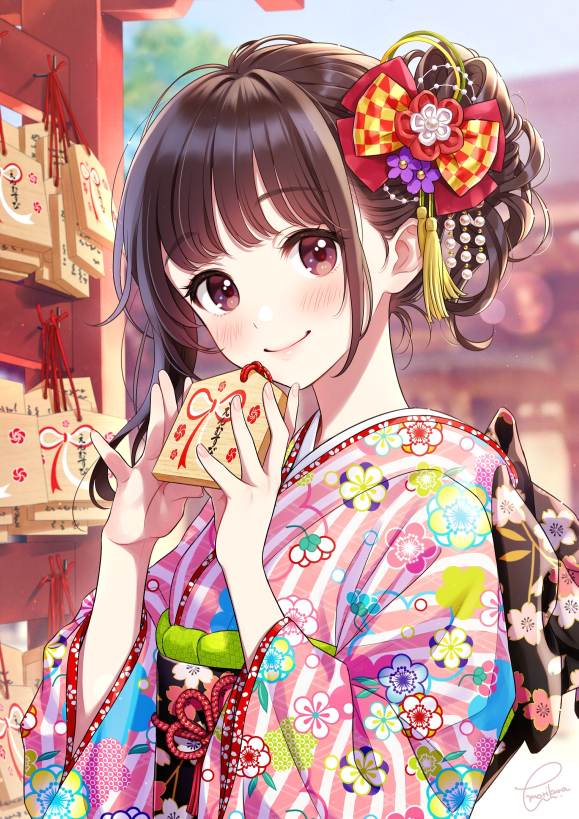
#> input picture test_4.png, 1157 x 1637 px (shown at 1/2 size)
$ python 'chapter1_Transform_color_See through.py'
#> lines starting #> are read from the running program, lines starting #| are printed output that depends on the picture
from skimage.transform import ProjectiveTransform
from skimage.io import imread
import numpy as np
import matplotlib as plt

im_src=imread('test_4.png')
#> im_src is the input picture: shape (1637, 1157, 3); mean R, G, B 191.5, 150.6, 147.7
height,width,dim =im_src.shape
#> height = 1637; width = 1157; dim = 3
im_dst=np.zeros((height,width,dim))

pt=ProjectiveTransform()
src=np.array([[295,174],[540,146],[400,777],[60,422]])
dst=np.array([[0,0],[height-1,0],[height-1,width-1],[0,width-1]])

x,y=np.mgrid[:height,:width]
dst_indices=np.hstack((x.reshape(-1,1),y.reshape(-1,1)))
src_indices=np.round(pt.inverse(dst_indices),0).astype(int)
valid_idx=np.where((src_indices[:,0]<height)&(src_indices[:,1]<width
                                              &(src_indices[:,0]>=0)&(src_indices[:,1]>=0)))
dst_indices_valid=dst_indices[valid_idx]
src_indices_valid=src_indices[valid_idx]

im_dst[dst_indices_valid[:,0],dst_indices_valid[:,1]]=im_src[src_indices_valid[:,0],src_indices_valid[:,1]]
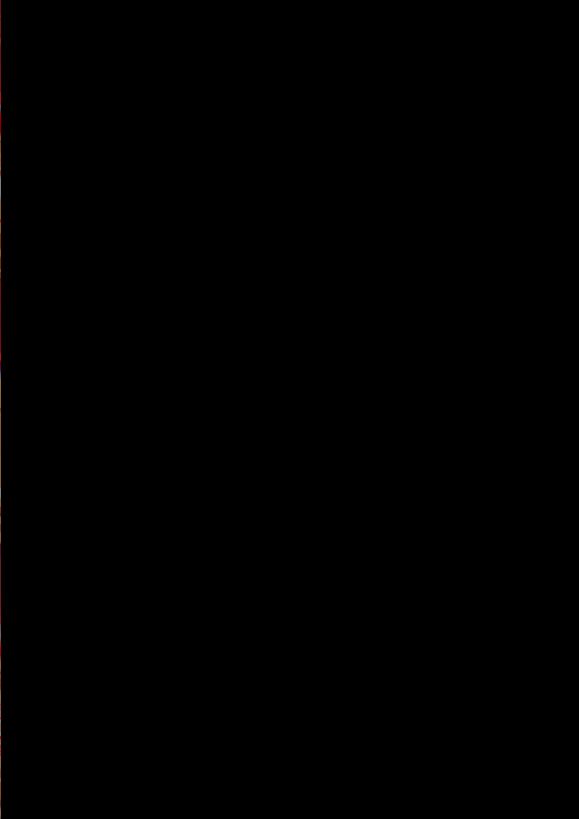
#> im_dst: shape (1637, 1157, 3) float64 (shown at 1/2 size); mean R, G, B 0.2, 0.1, 0.1
